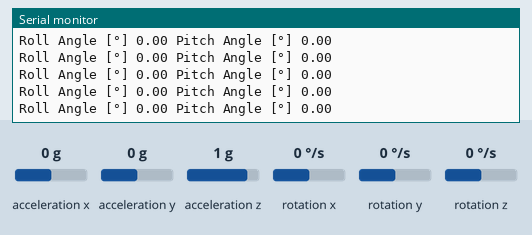
The sketch below on a simulated ESP32. On the bench: the last lines printed to the serial monitor. Wiring (inferred from the names in the program): MPU-6050 motion sensor at I2C address 0x68. The test bench sets the inputs (shaded band); at power-on: acceleration x 0 g, acceleration y 0 g, acceleration z 1 g, rotation x 0 °/s, rotation y 0 °/s, rotation z 0 °/s.

Above: at 11.7 s.
11.8 s: acceleration x set to -1.4 g
At 12.9 s:
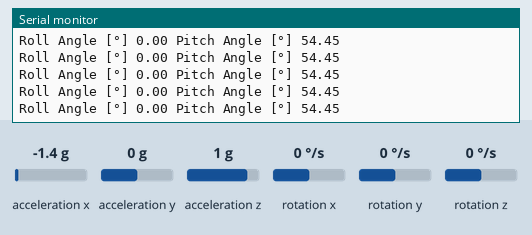
14.8 s: acceleration y set to -1.4 g
At 15.9 s:
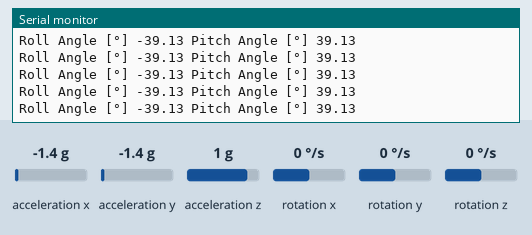
17.8 s: acceleration x set to 0.8 g
At 18.5 s:
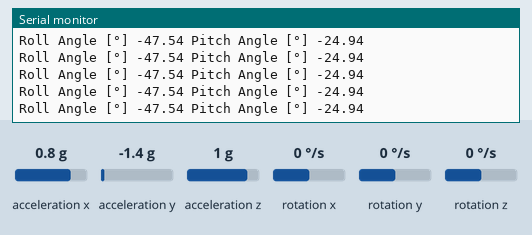
20.8 s: acceleration y set to 0 g
At 21.9 s:
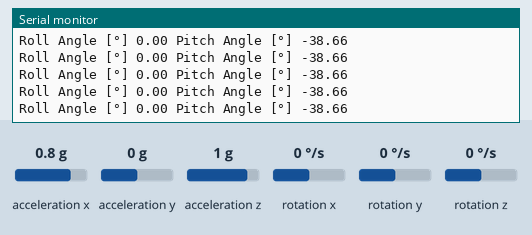
23.8 s: acceleration x set to 0 g
At 24.3 s:
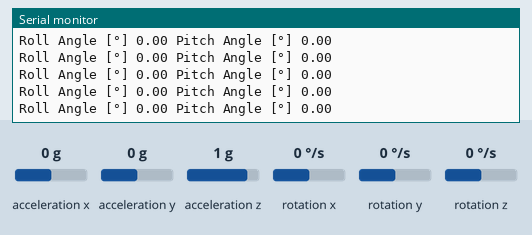
26.8 s: acceleration z set to 0 g
At 27.9 s:
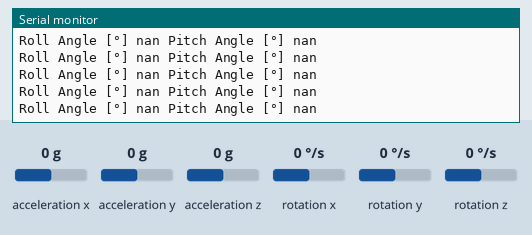
Timing chart, 0 to 29.7 s (numbered marks = the images above; inputs shaded):
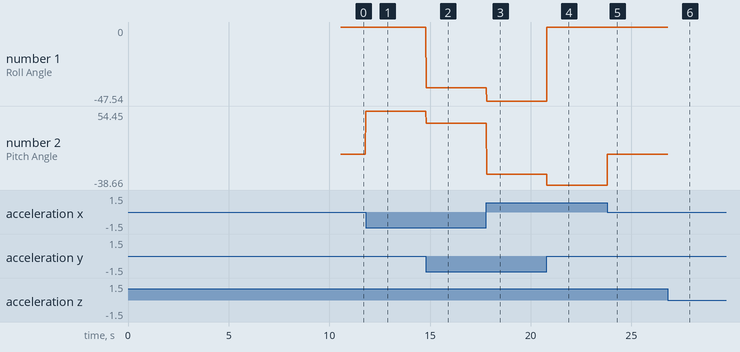

Measured:
- after the input at 11.8 s, the serial monitor: prints a new line at once (image 1)
- after the input at 14.8 s, the serial monitor: prints a new line at once (image 2)
- after the input at 17.8 s, the serial monitor: prints a new line at once (image 3)
- after the input at 20.8 s, the serial monitor: prints a new line at once (image 4)
- after the input at 23.8 s, the serial monitor: prints a new line at once (image 5)
- after the input at 26.8 s, the serial monitor: prints a new line at once (image 6)
- plotted number 1: 0 → -39.13 after the input at 14.8 s, -39.13 → -47.54 after the input at 17.8 s, -47.54 → 0 after the input at 20.8 s
- plotted number 2: 0 → 54.45 after the input at 11.8 s, 54.45 → 39.13 after the input at 14.8 s, 39.13 → -24.94 after the input at 17.8 s, -24.94 → -38.66 after the input at 20.8 s

The sketch:

Acelerometro.ino
```cpp
#include <Wire.h>


//┎•━┅━┅━━┅━┅━━┅━┅━━┅━┅━━┅━┅━━┅━┅━ • ━┅━┅━━┅━┅━━┅━┅━━┅━┅━━┅━┅━━┅━┅━•┒
//                              VARIAVEIS
//┖•━┅━┅━━┅━┅━━┅━┅━━┅━┅━━┅━┅━━┅━┅━ • ━┅━┅━━┅━┅━━┅━┅━━┅━┅━━┅━┅━━┅━┅━•┚

//Variância de Allan
const int sampleCount = 2000;  // Número de amostras para cálculo da variância de Allan
float AccDataXZ[sampleCount];  // Armazena os valores medidos do giroscópio
float AccDataYZ[sampleCount];  // Armazena os valores medidos do giroscópio

float allanVarXZ, allanVarYZ;

//Váriaveis
float RateRoll, RatePitch, RateYaw;
float RateCalibrationRoll, RateCalibrationPitch, RateCalibrationYaw;

float AccX, AccY, AccZ;
float AngleRoll, AnglePitch;

float KalmanAngleRoll = 0, KalmanUncertaintyAngleRoll = 2 * 2;
float KalmanAnglePitch = 0, KalmanUncertaintyAnglePitch = 2 * 2;
float Kalman1DOutput[] = { 0, 0 };

float Ts, lastTime, currentTime;


void setup() {
  Serial.begin(57600);
  Wire.setClock(400000);
  Wire.begin();
  SetupGir();//Configurações do Giroscopio
  delay(250);

  // Realiza a calibração e calcula Ts médio durante a calibração
  float Ts_calib = componentsCalibrate();

  // Se desejar, plote a curva de Allan para visualizar os dados
  plotAllanCurve(Ts_calib);

  Serial.print("Allan XZ [°] ");
  Serial.print(allanVarXZ);
  Serial.print(" Allan YZ [°] ");
  Serial.println(allanVarYZ);

  lastTime = micros();
}


void loop() {
  currentTime = micros();
  Ts = (currentTime - lastTime) / 1000000.0;

  gyro_signals();

  //Leitura com filtro de Kalman
  RateRoll -= RateCalibrationRoll;
  RatePitch -= RateCalibrationPitch;
  RateYaw -= RateCalibrationYaw;

  //Aplicação do Filtro de Kalman no eixo XZ
  FiltroKalman(KalmanAngleRoll, KalmanUncertaintyAngleRoll, RateRoll, AngleRoll, allanVarXZ);
  KalmanAngleRoll = Kalman1DOutput[0];
  KalmanUncertaintyAngleRoll = Kalman1DOutput[1];

  //Aplicação do Filtro de Kalman no eixo YZ
  FiltroKalman(KalmanAnglePitch, KalmanUncertaintyAnglePitch, RatePitch, AnglePitch, allanVarYZ);
  KalmanAnglePitch = Kalman1DOutput[0];
  KalmanUncertaintyAnglePitch = Kalman1DOutput[1];


  //Leitura dos Angulso em relação a x e y (Com Filtro de Kalman)

  Serial.print("Roll Angle [°] ");
  Serial.print(KalmanAngleRoll);
  Serial.print(" Pitch Angle [°] ");
  Serial.println(KalmanAnglePitch);


  lastTime = currentTime;
}


//┎•━┅━┅━━┅━┅━━┅━┅━━┅━┅━━┅━┅━━┅━┅━ • ━┅━┅━━┅━┅━━┅━┅━━┅━┅━━┅━┅━━┅━┅━•┒
//                     CALIBRAÇÃO DOS COMPONENTES
//┖•━┅━┅━━┅━┅━━┅━┅━━┅━┅━━┅━┅━━┅━┅━ • ━┅━┅━━┅━┅━━┅━┅━━┅━┅━━┅━┅━━┅━┅━•┚
float componentsCalibrate() {
  unsigned long calibStart = micros();

  // Zera os acumuladores de calibração
  RateCalibrationRoll = 0;
  RateCalibrationPitch = 0;
  RateCalibrationYaw = 0;

  // Coleta sampleCount amostras
  for (int i = 0; i < sampleCount; i++) {
    gyro_signals();  // Atualiza RateRoll, RatePitch, RateYaw, AngleRoll e AnglePitch

    RateCalibrationRoll += RateRoll;
    RateCalibrationPitch += RatePitch;
    RateCalibrationYaw += RateYaw;

    // Armazena os ângulos para cálculo da variância de Allan
    AccDataXZ[i] = AnglePitch;  // Exemplo: usando AnglePitch para eixo XZ
    AccDataYZ[i] = AngleRoll;   // Exemplo: usando AngleRoll para eixo YZ

    delay(1);
  }
  unsigned long calibEnd = micros();

  // Calcula o dt médio em segundos durante a calibração
  float Ts_calib = (calibEnd - calibStart) / (sampleCount * 1000000.0);

  // Calcula as variâncias de Allan
  allanVarXZ = AllanVariance(AccDataXZ, sampleCount, Ts_calib, 1);
  allanVarYZ = AllanVariance(AccDataYZ, sampleCount, Ts_calib, 1);

  // Calcula a média dos giroscópios para compensação do drift
  RateCalibrationRoll /= sampleCount;
  RateCalibrationPitch /= sampleCount;
  RateCalibrationYaw /= sampleCount;

  // Imprime os valores de Allan para verificação
  Serial.print("Allan XZ [°]: ");
  Serial.println(allanVarXZ, 6);
  Serial.print("Allan YZ [°]: ");
  Serial.println(allanVarYZ, 6);

  return Ts_calib;
}

//┎•━┅━┅━━┅━┅━━┅━┅━━┅━┅━━┅━┅━━┅━┅━ • ━┅━┅━━┅━┅━━┅━┅━━┅━┅━━┅━┅━━┅━┅━•┒
//                  PLOTAR GRÁFICO DA VARIANCIA DE ALLAN
//┖•━┅━┅━━┅━┅━━┅━┅━━┅━┅━━┅━┅━━┅━┅━ • ━┅━┅━━┅━┅━━┅━┅━━┅━┅━━┅━┅━━┅━┅━•┚
void plotAllanCurve(float Ts_calib) {
  Serial.println("tau,allanVarXZ");  // Cabeçalho para facilitar a importação dos dados
  // Varra clusterSize de 1 até um valor desejado (por exemplo, 50)
  for (int clusterSize = 1; clusterSize <= 50; clusterSize++) {
    float tau = clusterSize * Ts_calib;
    float allanVar = AllanVariance(AccDataXZ, sampleCount, Ts_calib, clusterSize);
    //Leitura dos valores da Variancia de Allan
    /*
    Serial.print(tau, 6);
    Serial.print(",");
    Serial.println(allanVar, 6);
        */
    delay(100);  // Pequeno delay para separar as linhas

  }
}

//┎•━┅━┅━━┅━┅━━┅━┅━━┅━┅━━┅━┅━━┅━┅━ • ━┅━┅━━┅━┅━━┅━┅━━┅━┅━━┅━┅━━┅━┅━•┒
//                      CONFIGURAÇÃO DO GIROSCOPIO
//┖•━┅━┅━━┅━┅━━┅━┅━━┅━┅━━┅━┅━━┅━┅━ • ━┅━┅━━┅━┅━━┅━┅━━┅━┅━━┅━┅━━┅━┅━•┚
void SetupGir() {
  //--------------------------------------------------------------------------------
  // 1. Despertar o sensor e configurar a fonte de clock
  // PWR_MGMT_1 (registrador 0x6B):
  // - Escrevendo 0x00, o sensor é despertado do modo sleep
  //   e o oscilador interno é selecionado como fonte de clock.
  //--------------------------------------------------------------------------------
  Wire.beginTransmission(0x68);     // Inicia transmissão com o MPU6050 (endereço I2C 0x68)
  Wire.write(0x6B);                 // Seleciona o registrador PWR_MGMT_1
  Wire.write(0x00);                 // Desativa o modo sleep e configura o clock
  Wire.endTransmission();

  //--------------------------------------------------------------------------------
  // 2. Configurar o Filtro Digital Passa-Baixa (DLPF)
  // CONFIG (registrador 0x1A):
  // - O valor escrito define a frequência de corte do filtro.
  //   Por exemplo, escrever 0x05 pode configurar uma frequência de corte em torno de 10 Hz
  //   para os giroscópios (verifique a tabela do datasheet para confirmar o valor exato).
  //--------------------------------------------------------------------------------
  Wire.beginTransmission(0x68);
  Wire.write(0x1A);                 // Seleciona o registrador CONFIG (DLPF)
  Wire.write(0x05);                 // Define o valor do DLPF (ajuste conforme necessário)
  Wire.endTransmission();

  //--------------------------------------------------------------------------------
  // 3. Configurar o acelerômetro
  // ACCEL_CONFIG (registrador 0x1C):
  // - O valor escrito aqui define a faixa de medição do acelerômetro.
  //   No exemplo, 0x10 normalmente configura a faixa para ±8g.
  //--------------------------------------------------------------------------------
  Wire.beginTransmission(0x68);
  Wire.write(0x1C);                 // Seleciona o registrador ACCEL_CONFIG
  Wire.write(0x10);                 // Configura a faixa do acelerômetro para ±8g (verifique no datasheet)
  Wire.endTransmission();

  //--------------------------------------------------------------------------------
  // 4. Configurar o giroscópio
  // GYRO_CONFIG (registrador 0x1B):
  // - Este registrador define a faixa de medição do giroscópio.
  //   No exemplo, 0x08 configura a faixa para ±500°/s.
  //--------------------------------------------------------------------------------
  Wire.beginTransmission(0x68);
  Wire.write(0x1B);                 // Seleciona o registrador GYRO_CONFIG
  Wire.write(0x08);                 // Configura a faixa do giroscópio para ±500°/s (0x08 = 00001000 em binário)
  Wire.endTransmission();

  //--------------------------------------------------------------------------------
  // NOTA:
  // - Não é necessário configurar os ponteiros de leitura (ex.: registradores 0x3B e 0x43)
  //   aqui, pois isso é feito na função de leitura (SinaisGiroscopio) para definir o endereço
  //   inicial dos dados a serem lidos.
  //--------------------------------------------------------------------------------
}

//┎•━┅━┅━━┅━┅━━┅━┅━━┅━┅━━┅━┅━━┅━┅━ • ━┅━┅━━┅━┅━━┅━┅━━┅━┅━━┅━┅━━┅━┅━•┒
//                      LEITURA DO GIROSCOPIO
//┖•━┅━┅━━┅━┅━━┅━┅━━┅━┅━━┅━┅━━┅━┅━ • ━┅━┅━━┅━┅━━┅━┅━━┅━┅━━┅━┅━━┅━┅━•┚
void gyro_signals(void) {


  Wire.beginTransmission(0x68);
  Wire.write(0x3B);
  Wire.endTransmission();

  Wire.requestFrom(0x68, 6);
  int16_t AccXLSB = Wire.read() << 8 | Wire.read();
  int16_t AccYLSB = Wire.read() << 8 | Wire.read();
  int16_t AccZLSB = Wire.read() << 8 | Wire.read();

  Wire.beginTransmission(0x68);
  Wire.write(0x43);
  Wire.endTransmission();

  Wire.requestFrom(0x68, 6);
  int16_t GyroX = Wire.read() << 8 | Wire.read();
  int16_t GyroY = Wire.read() << 8 | Wire.read();
  int16_t GyroZ = Wire.read() << 8 | Wire.read();

  RateRoll = (float)GyroX / 65.5;
  RatePitch = (float)GyroY / 65.5;
  RateYaw = (float)GyroZ / 65.5;

  AccX = (float)AccXLSB / 4096;
  AccY = (float)AccYLSB / 4096;
  AccZ = (float)AccZLSB / 4096;

  AngleRoll = atan(AccY / sqrt(AccX * AccX + AccZ * AccZ)) * 1 / (3.142 / 180);
  AnglePitch = -atan(AccX / sqrt(AccY * AccY + AccZ * AccZ)) * 1 / (3.142 / 180);


  //Leitura com os eixos (Normal)
  /*
    Serial.print("Acceleration X [g]= ");
    Serial.print(AccX);
    Serial.print(" Acceleration Y [g]= ");
    Serial.print(AccY);
    Serial.print(" Acceleration Z [g]= ");
    Serial.print(AccZ);
    Serial.println(" ");
    delay(50);
  */

  //Leitura dos angulos em relação a x e y (Acelerometro)
  /*
  Serial.print("Angle XZ [°]= ");
  Serial.print(AngleRollAce);
  Serial.print(" Angle YZ [°]= ");
  Serial.println(AnglePitchAce);
  */
}

//┎•━┅━┅━━┅━┅━━┅━┅━━┅━┅━━┅━┅━━┅━┅━ • ━┅━┅━━┅━┅━━┅━┅━━┅━┅━━┅━┅━━┅━┅━•┒
//               FILTRO DE KALMAN COM VARIÂNCIA DE ALLAN
//┖•━┅━┅━━┅━┅━━┅━┅━━┅━┅━━┅━┅━━┅━┅━ • ━┅━┅━━┅━┅━━┅━┅━━┅━┅━━┅━┅━━┅━┅━•┚
void FiltroKalman(float KalmanState, float KalmanUncertainty, float KalmanInput, float KalmanMeasurement, float allanVar) {
  KalmanState = KalmanState + Ts * KalmanInput;                                   //Predição do Estado (Eq 1)
  KalmanUncertainty = KalmanUncertainty + Ts * Ts * 4 * 4;                        //Predição da Incerteza (Eq 2)
  float KalmanGain = KalmanUncertainty * 1 / (1 * KalmanUncertainty + allanVar);  //Calculo do Ganho de Kalman (Eq 3)
  KalmanState = KalmanState + KalmanGain * (KalmanMeasurement - KalmanState);     //Atualização da Medição (Eq 4)
  KalmanUncertainty = (1 - KalmanGain) * KalmanUncertainty;                       //Atualização da Incerteza (Eq 5)

  Kalman1DOutput[0] = KalmanState;
  Kalman1DOutput[1] = KalmanUncertainty;
}

//┎•━┅━┅━━┅━┅━━┅━┅━━┅━┅━━┅━┅━━┅━┅━ • ━┅━┅━━┅━┅━━┅━┅━━┅━┅━━┅━┅━━┅━┅━•┒
//                          VARIÂNCIA DE ALLAN
//┖•━┅━┅━━┅━┅━━┅━┅━━┅━┅━━┅━┅━━┅━┅━ • ━┅━┅━━┅━┅━━┅━┅━━┅━┅━━┅━┅━━┅━┅━•┚
float AllanVariance(float *data, int n, float Ts, int clusterSize) {
  int M = n / clusterSize;
  if (M < 2) return 0;

  float sum = 0;
  for (int i = 0; i < M - 1; i++) {
    float avg1 = 0, avg2 = 0;
    for (int j = 0; j < clusterSize; j++) {
      avg1 += data[i * clusterSize + j];
      avg2 += data[(i + 1) * clusterSize + j];
    }
    avg1 /= clusterSize;
    avg2 /= clusterSize;
    sum += (avg2 - avg1) * (avg2 - avg1);
  }

  float tau = clusterSize * Ts;  // Tempo de integração
  return (sum / (2 * (M - 1))) / (tau * tau);
}
```
